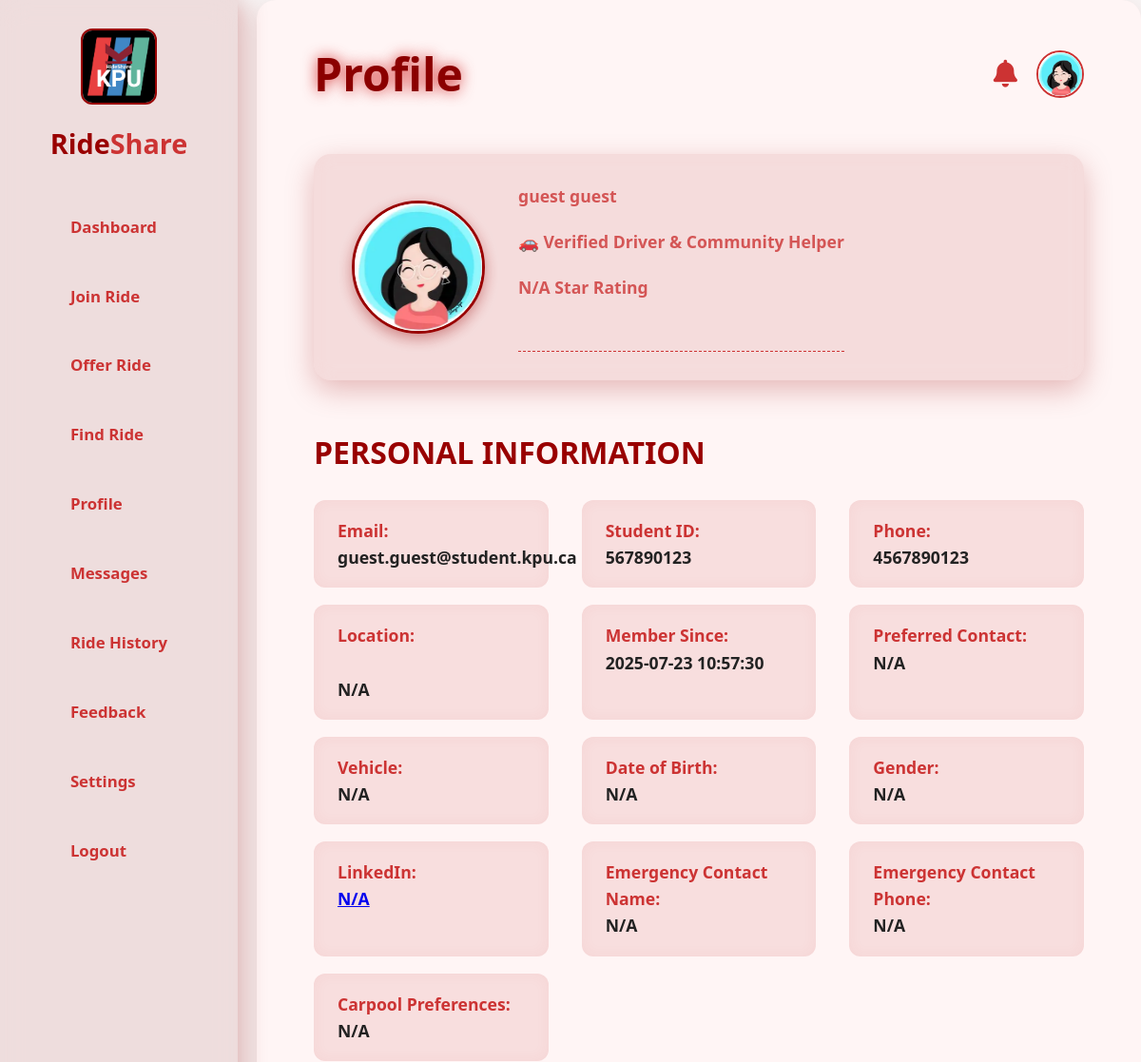
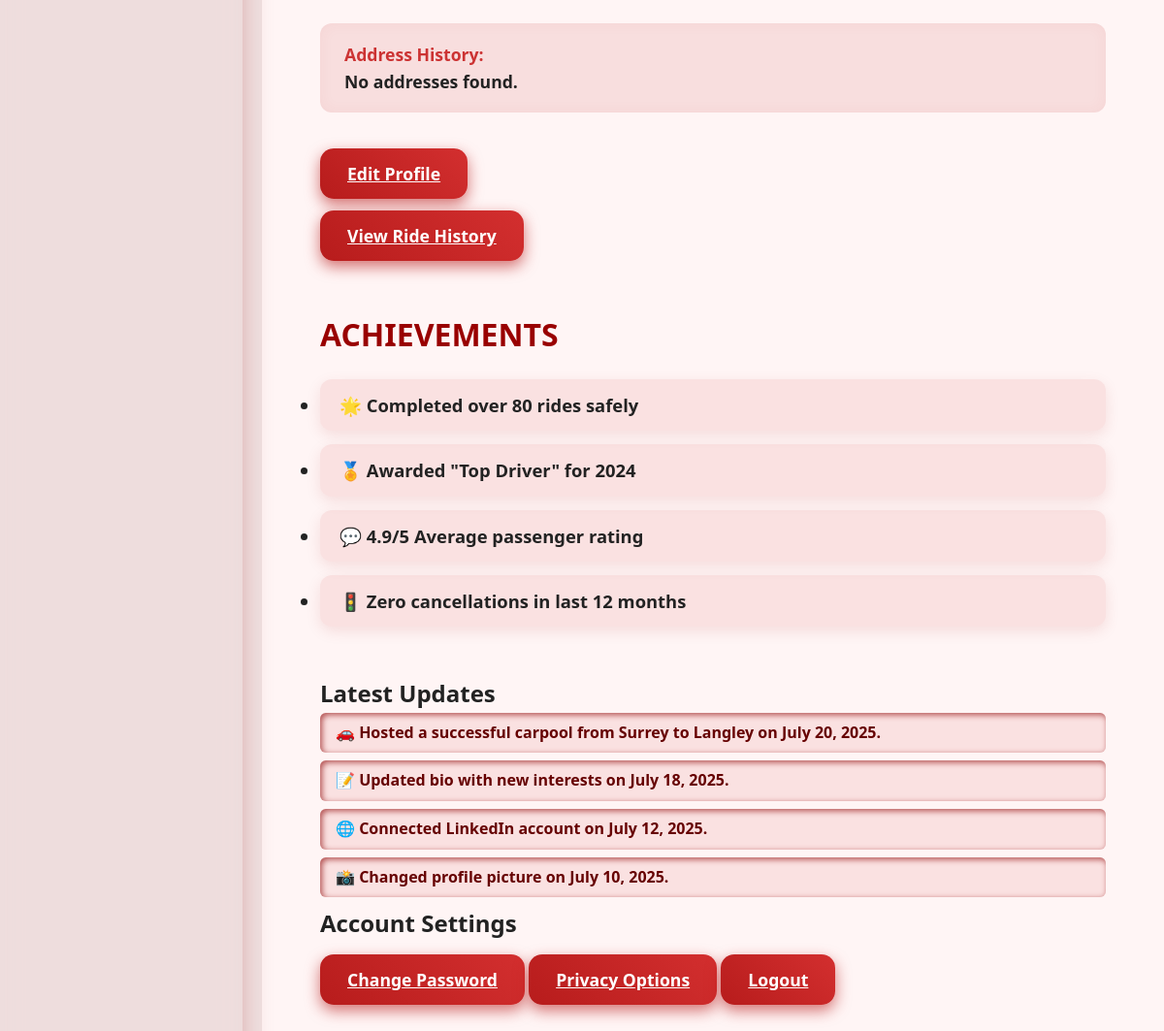
Page /Main/profile.php (signed in) on the committed database (2 pictures, top to bottom).
### tables this page shows
CREATE TABLE USER (
    userID INTEGER PRIMARY KEY AUTOINCREMENT,
    studentID TEXT NOT NULL UNIQUE,
    firstName TEXT NOT NULL,
    lastName TEXT NOT NULL,
    email TEXT NOT NULL UNIQUE,
    userType TEXT DEFAULT 'BOTH', -- SQLite doesn't support ENUM, so using TEXT
    licenseNumber TEXT,
    street TEXT,
    city TEXT,
    postalCode TEXT,
    preferences TEXT,
    dateJoined DATE NOT NULL,
    isActive BOOLEAN DEFAULT 1, -- SQLite uses INTEGER for BOOLEAN values
    averageRating REAL DEFAULT 0.00,
    createdAt DATETIME DEFAULT CURRENT_TIMESTAMP,
    updatedAt DATETIME DEFAULT CURRENT_TIMESTAMP, userPassword TEXT,

    CHECK (averageRating BETWEEN 0.00 AND 5.00)
);

CREATE TABLE PHONE (
    userID INTEGER,
    phoneNumber TEXT,
    phoneType TEXT DEFAULT 'MOBILE',

    PRIMARY KEY (userID, phoneNumber),
    FOREIGN KEY (userID) REFERENCES USER(userID) ON DELETE CASCADE,

    CHECK (phoneType IN ('MOBILE', 'HOME', 'WORK'))
);

### Main/profile.php (the view, shortened to what this page needs)
<?php
include '../PHP/db.php';
  $stmt = $conn->prepare("SELECT userID, studentID, firstName, lastName, email, userType, licenseNumber, street, city, postalCode, preferences, dateJoined, isActive, averageRating, createdAt, updatedAt, userPassword
  FROM USER WHERE userID = :userID");
    $stmt->execute([':userID' => $_SESSION['userID']]);
    $user = $stmt->fetch(PDO::FETCH_ASSOC);
  $stmt2 = $conn->prepare("SELECT phoneNumber
  FROM PHONE WHERE userID = :userID");
    $stmt2->execute([':userID' => $_SESSION['userID']]);
    $user2 = $stmt2->fetch(PDO::FETCH_ASSOC);
    $stmt3 = $conn->prepare("SELECT AVG(rating) AS totalrating FROM RATE WHERE driverID = :userID");
    $stmt3->execute([':userID' => $_SESSION['userID']]);
    $avg = $stmt3->fetch(PDO::FETCH_ASSOC);
    $stmtProfile = $conn->prepare("
    SELECT location, contactMethod, vehicle, dob, gender, linkedin, emergencyName, emergencyPhone, favoriteMusic, carpoolPrefs, bio
    FROM PROFILE
    WHERE userID = :userID
    ");
    $stmtProfile->execute([':userID' => $_SESSION['userID']]);
    $profile = $stmtProfile->fetch(PDO::FETCH_ASSOC);
    $studentID      = $user['studentID']?? 'N/A';
    $firstName      = $user['firstName']?? 'N/A';
    $lastName       = $user['lastName']?? 'N/A';
    $phoneNumber    = $user2['phoneNumber']?? 'N/A';
    $email          = $user['email']?? 'N/A';
    $createdAt      = $user['createdAt']?? 'N/A';
    $rating         = $avg['totalrating']?? 'N/A';
    $location       = $profile['location'] ?? 'N/A';
    $contactMethod  = $profile['contactMethod'] ?? 'N/A';
    $vehicle        = $profile['vehicle'] ?? 'N/A';
    $dob            = $profile['dob'] ?? 'N/A';
    $gender         = $profile['gender'] ?? 'N/A';
    $linkedin       = $profile['linkedin'] ?? 'N/A';
    $emergencyName  = $profile['emergencyName'] ?? 'N/A';
    $emergencyPhone = $profile['emergencyPhone'] ?? 'N/A';
    $carpoolPrefs   = $profile['carpoolPrefs'] ?? 'N/A';
    $stmt = $conn->prepare("SELECT address FROM ADDRESS WHERE userID = :userID");
    $stmt->execute([':userID' => $_SESSION['userID']]);
    $addresses = $stmt->fetchAll(PDO::FETCH_ASSOC);
?>
<!DOCTYPE html>
<html lang="en">
<head>
  <link rel="stylesheet" href="../CSS/profile.css" />
</head>
<body>
  <aside class="sidebar">
    <div class="logo-container">
      <img src="../images/kpu.jpg" class="logo-img" alt="Logo" />
      <h2>Ride<span>Share</span></h2>
    </div>
    <nav>
      <ul>
       <li><a href="dashboard.php"aria-label="Dashboard">Dashboard</a></li>
        <li><a href="join.php" aria-label="Join Ride">Join Ride</a></li>
        <li><a href="offer.php" aria-label="Offer Ride">Offer Ride</a></li>
        <li><a href="find.php" aria-label="Find Ride">Find Ride</a></li>
        <li><a href="profile.php" aria-label="Profile">Profile</a></li>
        <li><a href="messages.php" aria-label="Messages">Messages</a></li>
        <li><a href="ride history.php" aria-label="Ride History">Ride History</a></li>
        <li><a href="feedback.php" aria-label="User Feedback">Feedback</a></li>
        <li><a href="settings.php"aria-label="Settings">Settings</a></li>
        <li><a href="logout.php" aria-label="Logout">Logout</a></li>
      </ul>
    </nav>
  </aside>
  <main class="main-content">
    <header class="header">
      <h1>Profile <span class="user-name"></span></h1>
      <div class="header-actions">
        <button class="btn-notify" title="Notifications"><i class="fas fa-bell"></i></button>
        <img src="../images/a.jpg" class="user-avatar" alt="User Avatar" />
      </div>
    </header>
    <section class="profile-card">
      <img src="../images/a.jpg" alt="User Avatar" class="profile-img" id="profileImage" title="Click to change profile picture" />
      <div class="profile-details">
        <p class="profile-role"><?php echo htmlspecialchars($firstName); ?> <?php echo htmlspecialchars($lastName); ?></p>
        <p class="profile-role">🚗 Verified Driver & Community Helper</p>
        <p class="profile-role"><?php echo htmlspecialchars($rating); ?> Star Rating</p>
        <p class="profile-bio" contenteditable="true" id="editableBio" aria-label="User biography"></p>
      </div>
    </section>
    <section class="profile-info">
      <h2>Personal Information</h2>
      <div class="info-grid">
        <div class="info-item"><strong>Email:</strong> <?php echo htmlspecialchars($email); ?></div>
        <div class="info-item"><strong>Student ID:</strong> <br> <?php echo htmlspecialchars($studentID); ?></div>
        <div class="info-item"><strong>Phone:</strong><br> <?php echo htmlspecialchars($phoneNumber); ?></span></div>
        <div class="info-item"><strong>Location:</strong><br><br> <?php echo htmlspecialchars($location); ?> </div>
        <div class="info-item"><strong>Member Since:</strong><br><?php echo htmlspecialchars($createdAt); ?></div>
        <div class="info-item"><strong>Preferred Contact:</strong><br> <?php echo htmlspecialchars($contactMethod); ?></div>
        <div class="info-item"><strong>Vehicle:</strong><br> <?php echo htmlspecialchars($vehicle); ?></div>
        <div class="info-item"><strong>Date of Birth:</strong><br> <?php echo htmlspecialchars($dob); ?></div>
        <div class="info-item"><strong>Gender:</strong><br> <?php echo htmlspecialchars($gender); ?></div>
        <div class="info-item"><strong>LinkedIn:</strong> <a href="#" id="infoLinkedIn" target="_blank"><br> <?php echo htmlspecialchars($linkedin); ?></a></div>
        <div class="info-item"><strong>Emergency Contact Name:</strong><br> <?php echo htmlspecialchars($emergencyName); ?></div>
        <div class="info-item"><strong>Emergency Contact Phone:</strong><br> <?php echo htmlspecialchars($emergencyPhone); ?></div>
        <div class="info-item"><strong>Carpool Preferences:</strong><br> <?php echo htmlspecialchars($carpoolPrefs); ?></div>
      </div>
      <div class="info-grid">
      <div class="info-item">
        <strong>Address History:</strong><br>
        <?php
        if ($addresses) {
            foreach ($addresses as $row) {
                echo htmlspecialchars($row['address']) . "<br>";
            }
        } else {
            echo "No addresses found.";
        }
        ?>
        </div>
      </div>
      <div class="edit-profile-btn-wrapper">
        <a href="edit.php" class="btn-action edit-profile-btn">Edit Profile</a>
      </div>
      <a href="ride history.php" class="btn-action view-history-btn">View Ride History</a>
    </section>
    <section class="achievements">
      <h2>Achievements</h2>
      <ul id="achievementsList">
        <li>🌟 Completed over 80 rides safely</li>
        <li>🏅 Awarded "Top Driver" for 2024</li>
        <li>💬 4.9/5 Average passenger rating</li>
        <li>🚦 Zero cancellations in last 12 months</li>
      </ul>
    </section>
    <section class="profile-updates">
      <h2>Latest Updates</h2>
      <ul id="profileUpdatesList">
        <li>🚗 Hosted a successful carpool from Surrey to Langley on July 20, 2025.</li>
        <li>📝 Updated bio with new interests on July 18, 2025.</li>
        <li>🌐 Connected LinkedIn account on July 12, 2025.</li>
        <li>📸 Changed profile picture on July 10, 2025.</li>
      </ul>
    </section>
    <section class="profile-settings">
      <h2>Account Settings</h2>
      <a href="change password.php" class="btn-action">Change Password</a>
      <a href="privacy.php" class="btn-action">Privacy Options</a>
      <a href="logout.php" class="btn-action">Logout</a>
    </section>
  </main>
</body>
</html>

### CSS/profile.css (style rules this page uses)
* { margin: 0; padding: 0; box-sizing: border-box; }
body { font-family: 'Segoe UI', Tahoma, Geneva, Verdana, sans-serif; background: #f8f6f6; color: #222; line-height: 1.6; min-height: 100vh; }
.sidebar { width: 250px; background: rgba(153, 0, 0, 0.1); backdrop-filter: blur(15px); padding: 30px 20px; box-shadow: 4px 0 25px rgba(153, 0, 0, 0.3); position: fixed; top: 0; bottom: 0; display: flex; flex-direction: column; align-items: center; }
.logo-container { text-align: center; margin-bottom: 40px; }
.logo-img { width: 80px; border-radius: 12px; margin-bottom: 10px; border: 2px solid #990000; }
.sidebar h2 { font-size: 1.8rem; font-weight: 800; color: #990000; }
.sidebar h2 span { color: #cc3333; }
.sidebar nav ul { list-style: none; width: 100%; }
.sidebar nav li { margin-bottom: 22px; }
.sidebar nav a { display: block; text-decoration: none; color: #cc3333; font-weight: 600; padding: 12px 16px; border-radius: 10px; font-size: 1.05rem; transition: all 0.3s ease; }
.main-content { margin-left: 270px; padding: 40px 60px 80px; background: #fff5f5; border-radius: 20px; box-shadow: 0 8px 30px rgba(153, 0, 0, 0.15); }
.header { display: flex; justify-content: space-between; align-items: center; margin-bottom: 45px; }
.header h1 { font-size: 3rem; font-weight: 900; color: #8b0000; text-shadow: 0 0 15px #cc0000cc; }
.header-actions { display: flex; align-items: center; gap: 20px; }
.btn-notify { background: transparent; border: none; font-size: 1.8rem; cursor: pointer; color: #cc3333; transition: color 0.3s; }
.user-avatar { width: 50px; height: 50px; border-radius: 50%; border: 2.5px solid #cc3333; object-fit: cover; cursor: pointer; transition: transform 0.3s; }
.profile-card { background: rgba(153, 0, 0, 0.1); backdrop-filter: blur(10px); display: flex; gap: 35px; padding: 30px 40px; border-radius: 18px; box-shadow: 0 10px 30px rgba(153, 0, 0, 0.25); align-items: center; margin-bottom: 50px; }
.profile-img { width: 140px; height: 140px; border-radius: 50%; border: 3.5px solid #990000; object-fit: cover; box-shadow: 0 5px 15px rgba(153, 0, 0, 0.4); }
.profile-role { font-size: 1.1rem; font-weight: 600; color: #cc3333cc; margin-bottom: 20px; }
.profile-bio { font-size: 1.2rem; font-weight: 600; color: #440000; line-height: 1.5; max-width: 600px; border-bottom: 1px dashed #cc3333; padding-bottom: 4px; cursor: text; outline: none; }
.profile-updates { margin-top: 1.5rem; }
#profileUpdatesList { list-style: none; padding-left: 0; }
#profileUpdatesList li { background: rgba(204, 51, 51, 0.1); padding: 0.5rem 1rem; margin-bottom: 0.5rem; border-radius: 6px; font-weight: 600; color: #660000; box-shadow: inset 2px 2px 6px #b14c4c; animation: fadeInUp 0.6s ease forwards; }
.btn-action { background: linear-gradient(45deg, #b71c1c, #d32f2f); border: none; padding: 12px 28px; font-weight: 700; font-size: 1.1rem; border-radius: 14px; color: #fff; cursor: pointer; box-shadow: 0 6px 15px rgba(183, 28, 28, 0.6); transition: background 0.3s ease, transform 0.3s ease; display: inline-block; margin-top: 12px; }
.profile-info { margin-bottom: 50px; }
.profile-info h2 { font-size: 2rem; font-weight: 800; margin-bottom: 25px; color: #990000; text-transform: uppercase; }
.info-grid { display: grid; grid-template-columns: repeat(auto-fit, minmax(230px, 1fr)); gap: 18px 35px; margin-bottom: 25px; }
.info-item { background: rgba(183, 28, 28, 0.1); padding: 18px 25px; border-radius: 12px; font-weight: 600; font-size: 1.1rem; color: #222; box-shadow: inset 0 0 15px rgba(204, 51, 51, 0.05); transition: background 0.3s ease; }
.info-item strong { color: #cc3333; }
.achievements { margin-bottom: 50px; }
.achievements h2 { font-size: 2rem; font-weight: 800; margin-bottom: 20px; color: #990000; text-transform: uppercase; }
.achievements li { font-size: 1.15rem; font-weight: 600; margin-bottom: 14px; background: rgba(204, 51, 51, 0.1); padding: 12px 20px; border-radius: 12px; box-shadow: 0 5px 15px rgba(153, 0, 0, 0.1); }

### Main/profile.php (style rules this page uses)
#profileImage { cursor: pointer; transition: transform 0.3s ease; }

### rows in the picture
user: firstName "guest", lastName "guest", email "guest.guest@student.kpu.ca", studentID "567890123", createdAt "2025-07-23 10:57:30"
phone: phoneNumber "4567890123"

### other values in the picture
$rating "N/A"
$location "N/A"
$contactMethod "N/A"
$vehicle "N/A"
$dob "N/A"
$gender "N/A"
$linkedin "N/A"
$emergencyName "N/A"
$emergencyPhone "N/A"
$carpoolPrefs "N/A"
